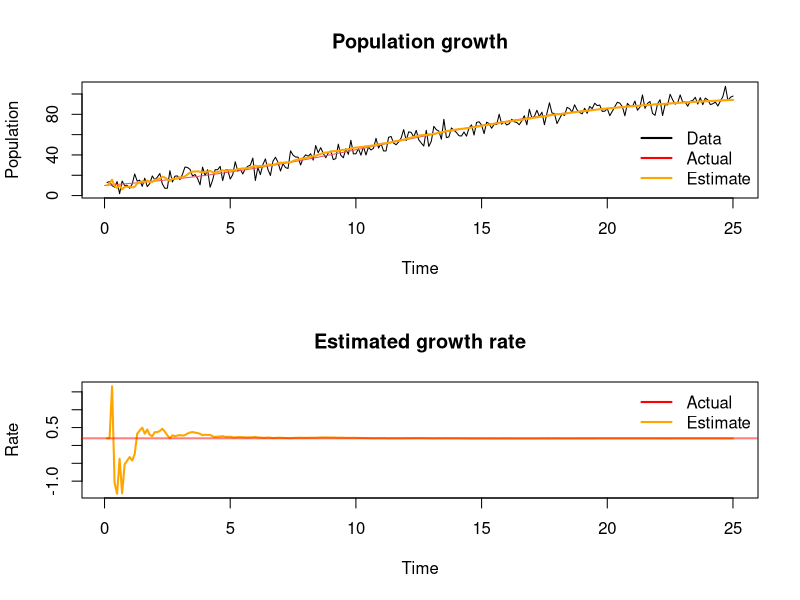

Reproduce this figure in R.
# Example inspired by
# https://idontgetoutmuch.wordpress.com/2014/09/09/fun-with-extended-kalman-filters-4/

# Logistic growth function
logistG <- function(r, p, k, t){
  k * p * exp(r*t) / (k + p * (exp(r*t) - 1))
}

k <- 100
p0 <- 0.1*k
r <- 0.2
deltaT <- 0.1

# Let's create some sample data:
set.seed(12345)

obsVariance <- 25
nObs = 250
nu <- rnorm(nObs, mean=0, sd=sqrt(obsVariance)) 
pop <- c(p0, logistG(r, p0, k, (1:(nObs-1))*deltaT)) + nu

Estimate <- data.frame(Rate=rep(NA, nObs),
                       Population=rep(NA,nObs))
                       
install.packages("numDeriv")
library(numDeriv)
a <- function(x, k, deltaT){
  c(r=x[1],
    logistG(r=x[1], p=x[2], k, deltaT))
}
G <- t(c(0, 1))

# Evolution error
Q <- diag(c(0, 0))
# Observation error
R <-  obsVariance
# Prior
x <- c(r, p0)
Sigma <-  diag(c(144, 25))

for(i in 1:nObs){
  # Observation
  xobs <- c(0, pop[i])
  y <- G %*% xobs
  # Filter  
  SigTermInv <- solve(G %*% Sigma %*% t(G) + R)
  xf <- x + Sigma %*% t(G) %*%  SigTermInv %*% (y - G %*% x)
  Sigma <- Sigma - Sigma %*% t(G) %*% SigTermInv %*% G %*% Sigma 
  
  A <- jacobian(a, x=x, k=k, deltaT=deltaT)   
  K <- A %*% Sigma %*% t(G) %*% solve(G %*% Sigma %*% t(G) + R)
  Estimate[i,] <- x
  
  # Predict
  x <- a(x=xf, k=k, deltaT=deltaT) + K %*% (y - G %*% xf)
  Sigma <- A %*% Sigma %*% t(A) - K %*% G %*% Sigma %*% t(A) + Q
}

# Plot output
op <- par(mfrow=c(2,1))
time <- c(1:nObs)*deltaT
plot(y=pop, x=time, t='l', main="Population growth", 
     xlab="Time", ylab="Population")
curve(logistG(r, p0, k, x),  from=0, to=max(time), col=2, add=TRUE, lwd=1)
lines(y=Estimate$Population, x=time, col="orange", lwd=2)
legend("bottomright", 
       legend=c("Data","Actual", "Estimate"), 
       bty="n",
       col=c("black", "red", "orange"),
       lty=1, lwd=2)
plot(y=Estimate$Rate, x=time, t='l', main="Estimated growth rate", 
     xlab="Time", ylab="Rate", col="orange", lwd=2)
abline(h=r, col=adjustcolor("red", alpha=0.5), lwd=2)
legend("topright", 
       legend=c("Actual", "Estimate"), 
       bty="n",
       col=c("red", "orange"),
       lty=1, lwd=2)
par(op)

